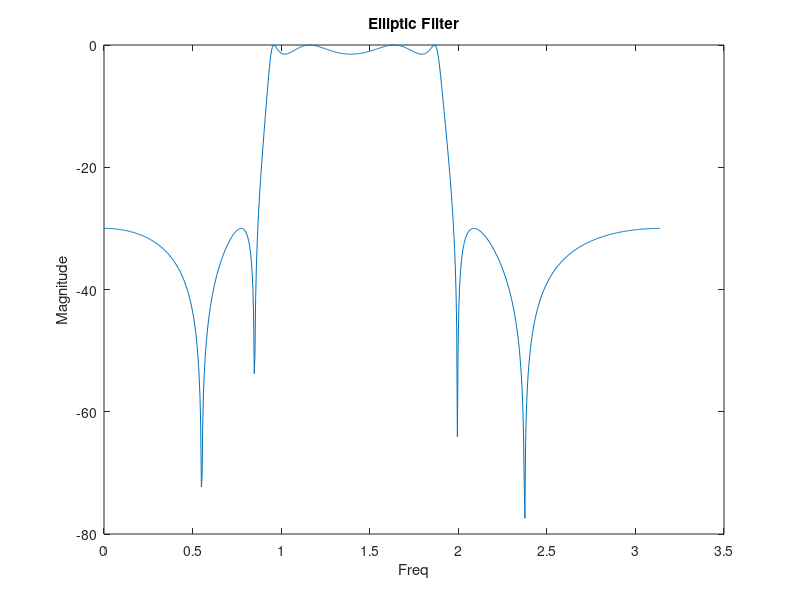

This chart was generated by the following MATLAB code: (Note: this script raises an error after producing the figure.)
% Jing Jiang
% HW8

% 4
% a)
order = 8;
rp = 1.5;
rs = 30;
[eb, ea] = ellip(4, rp,rs,[0.3 0.6]);
[he,we] = freqz(eb,ea, 800);

figure;
plot(we, 20*log10(abs(he)));
title('Elliptic Filter');
xlabel('Freq');
ylabel('Magnitude');

% b)
[z,p,k] = tf2zpk(eb,ea);
[sos_up, g_up] = zp2sos(z,p,k,'up', 'inf');
[sos_down, g_down] = zp2sos(z,p,k,'down', 'inf');

% c)
% up
[z1,p1,k1] = sos2zp(sos_up(1,:));
[z2,p2,k2] = sos2zp(sos_up(2,:));
[z3,p3,k3] = sos2zp(sos_up(3,:));
[z4,p4,k4] = sos2zp(sos_up(4,:));
up_zeros = [abs(z1);abs(z2);abs(z3);abs(z4)]; 
up_poles = [abs(p1);abs(p2);abs(p3);abs(p4)]; 
% magnitude of zeros are 1
% poles are indeed in increasing magnitude

% down
[z5,p5,k5] = sos2zp(sos_down(1,:));
[z6,p6,k6] = sos2zp(sos_down(2,:));
[z7,p7,k7] = sos2zp(sos_down(3,:));
[z8,p8,k8] = sos2zp(sos_down(4,:));
down_zeros = [abs(z5); abs(z6); abs(z7);abs(z8)]; 
down_poles = [abs(p5);abs(p6);abs(p7);abs(p8)]; 
% magnitude of zeros are 1
% poles are indeed in decreasing magnitude

% d)
% up
for i = 1:5
    if i == 1
        d1{1} = g_up/filt(sos_up(i,4:end), 1);
    elseif i ==5
        d1{5} = filt(sos_up(i-1,1:3), 1)*d1{i-1};
    else
        d1{i} = d1{i-1}*(filt(sos_up(i-1,1:3), 1)/filt(sos_up(i,4:end), 1));
    end
end

[b0, a0] = tfdata(d1{1});
[b1, a1] = tfdata(d1{2});
[b2, a2] = tfdata(d1{3});
[b3, a3] = tfdata(d1{4});

[h0, w] = freqz(b0{1}, a0{1}, 800);
[h1, w] = freqz(b1{1}, a1{1}, 800);
[h2, w] = freqz(b2{1}, a2{1}, 800);
[h3, w] = freqz(b3{1}, a3{1}, 800);

figure;
subplot(2,1,1)
hold on
plot(w/pi, 20*log10(abs(h0)));
plot(w/pi, 20*log10(abs(h1)));
plot(w/pi, 20*log10(abs(h2)));
plot(w/pi, 20*log10(abs(h3)));
hold off
title('Up SOS');
xlabel('Freq');
ylabel('Magnitude');

% down
for i = 1:5
    if i == 1
        d2{1} = g_down/filt(sos_down(i,4:end), 1);
    elseif i == 5
        d2{5} = filt(sos_down(4,1:3), 1)*d2{4};
    else
        d2{i} = d2{i-1}*(filt(sos_down(i-1,1:3), 1)/filt(sos_down(i,4:end), 1));
    end
end

[b5, a5] = tfdata(d2{1});
[b6, a6] = tfdata(d2{2});
[b7, a7] = tfdata(d2{3});
[b8, a8] = tfdata(d2{4});

[h5, w] = freqz(b5{1}, a5{1}, 800);
[h6, w] = freqz(b6{1}, a6{1}, 800);
[h7, w] = freqz(b7{1}, a7{1}, 800);
[h8, w] = freqz(b8{1}, a8{1}, 800);

subplot(2,1,2)
hold on
plot(w/pi, 20*log10(abs(h5)));
plot(w/pi, 20*log10(abs(h6)));
plot(w/pi, 20*log10(abs(h7)));
plot(w/pi, 20*log10(abs(h8)));
hold off
title('Down SOS');
xlabel('Freq');
ylabel('Magnitude');

% e)
scalar_4e = sos_up./flipud(sos_down)

% 5
% a)
bf = [0.1336, 0.0568, 0.0563, 0.1336];
af = [1, -1.5055, 1.2630, -0.3778];
b1 = [-0.4954, 1];
a1 = [1, -0.4954];
b2 = [0.7632, -1.0101, 1];
a2 = [1, -1.0101, 0.7632];

bf_q = fi(bf,1,5,3);
bf_q = bf_q.data;
af_q = fi(af,1,5,3);
af_q = af_q.data;

b1_q = fi(b1,1,5,3);
b1_q = b1_q.data;
a1_q = fi(a1,1,5,3);
a1_q = a1_q.data;
b2_q = fi(b2,1,5,3);
b2_q = b2_q.data;
a2_q = fi(a2,1,5,3);
a2_q = a2_q.data;

% b)
Hf_p = sum(bf) / sum(af);
Hf_n = sum(bf .* [1, -1, 1, -1]) / sum(af .* [1, -1, 1, -1]);
Hf_pq = sum(bf_q) / sum(af_q);
Hf_nq = sum(bf_q .* [1, -1, 1, -1]) / sum(af_q .* [1, -1, 1, -1]);
Ha_pq = .5*(sum(b1_q)/sum(a1_q) + sum(b2_q)/sum(a2_q));
Ha_nq = .5*(sum(b1_q.*[1, -1])/sum(a1_q.*[1, -1]) + 1);

Hf_z = 20*log10(abs(Hf_p));
Hf_pi = 20*log10(abs(Hf_n));
Hf_q_z = 20*log10(abs(Hf_pq));
Hf_q_pi = 20*log10(abs(Hf_nq));
Ha_q_z = 20*log10(abs(Ha_pq));
Ha_q_pi = 20*log10(abs(Ha_nq));

% Report the Errors
Hf_z_err = Hf_z - Hf_q_z
Hf_pi_err = Hf_pi - Hf_q_pi
Ha_z_err = Hf_z - Ha_q_z
Ha_pi_err = Hf_pi - Ha_q_pi

% c)
[Hf, w] = freqz(bf, af, 1e4);
[Hf_q, w] = freqz(bf_q, af_q, 1e4);
[H1_q, w] = freqz(b1_q, a1_q, 1e4);
[H2_q, w] = freqz(b2_q, a2_q, 1e4);
Hf_dB = 20*log10(abs(Hf));
Hf_q_dB = 20*log10(abs(Hf_q));
Ha_q_dB = 20*log10(abs(0.5*(H1_q + H2_q)));
figure;
hold on
plot(w, Hf_dB)
plot(w, Hf_q_dB)
plot(w, Ha_q_dB)
legend('Original', 'Quantized', 'Quantized Allpass sum')
xlabel('Freq')
xlim([0 pi])
ylabel('dB')
title('5c Comparison of magnitude responses')
ylim([-40 0])

% d)
% 1
max_dev_pb_q = max(abs(Hf_dB(1:3001) - Hf_q_dB(1:3001)))
max_dev_pb_a = max(abs(Hf_dB(1:3001) - Ha_q_dB(1:3001)))

% 2
ripple_pb = max(Hf_dB(1:3001)) - min(Hf_dB(1:3001))
ripple_pb_a = max(Ha_q_dB(1:3001)) - min(Ha_q_dB(1:3001))
ripple_sb = max(Hf_dB(4101:end))
ripple_sb_a = abs(max(Ha_q_dB(4101:end)))

% 3
max_gain_sb = max(Hf_dB(4101:end))
max_gain_sb_q = max(Hf_q_dB(4101:end))
max_gain_sb_a = max(Ha_q_dB(4101:end))

% e)
fa = .5*(tf(b1_q,a1_q) + tf(b2_q, a2_q));
ba = fa.Numerator{1,1};
aa = fa.Denominator{1,1};

[gd, w] = grpdelay(bf, af, 1e4);
[gd_q, w] = grpdelay(bf_q, af_q, 1e4);
[gd_a, w] = grpdelay(ba, aa, 1e4);

figure;
hold on
plot(w, gd)
plot(w, gd_q)
plot(w, gd_a)
legend('Original', 'Quantized', 'Quantized Allpass sum')
xlabel('Freq')
ylabel('Samples')
ylim([-20 20])
title('Group Delay Comparison')
% The group delay of the parallel allpass realization is better than the original

% f)
[z, p, k] = tf2zp(bf, af);
% report zeros and poles of the original filter
z
p
[zq, pq, kq] = tf2zp(bf_q, af_q);
% report zeros and poles of the quantized original filter
zq
pq
[za, pa, ka] = tf2zp(ba, aa);
% report zeros and poles of the quantized sum of allpass filter
za
pa
% Poles don't move outside the unit circle
% The zero move to the unit circle -1+0j



